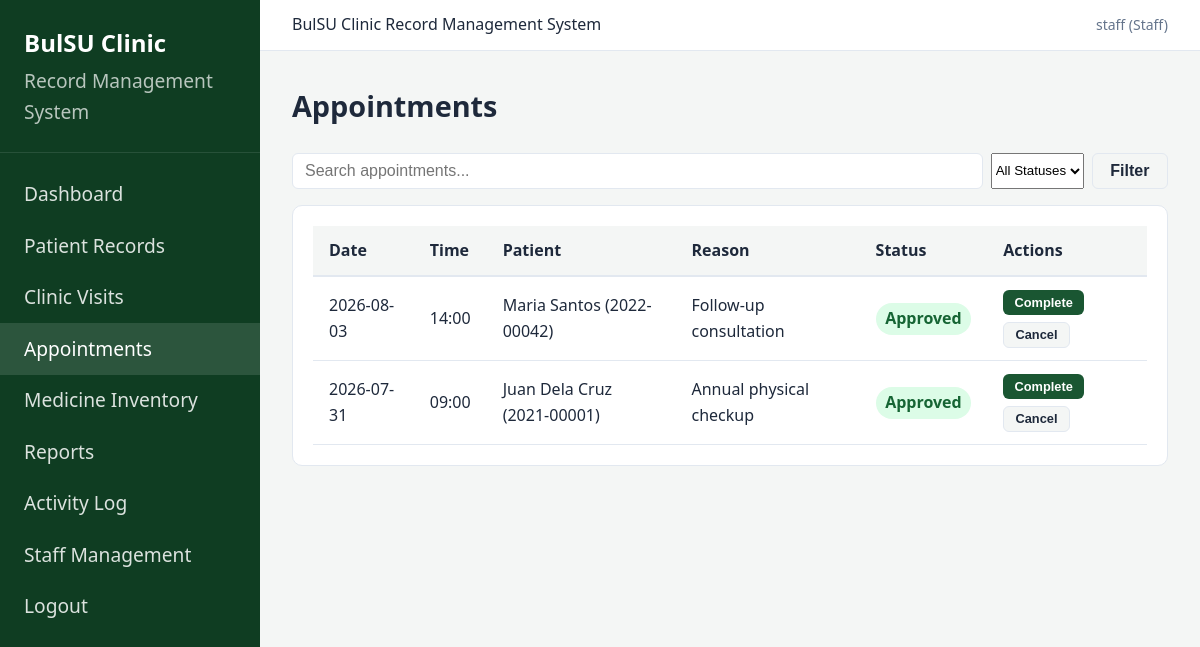
/appointments/ (signed in), run on the app's committed database.
### tables this page shows
CREATE TABLE appointments (
            id INTEGER PRIMARY KEY AUTOINCREMENT,
            patient_id INTEGER NOT NULL,
            appointment_date TEXT NOT NULL,
            appointment_time TEXT NOT NULL,
            reason TEXT NOT NULL,
            status TEXT DEFAULT 'pending' CHECK(status IN (
                'pending', 'approved', 'rejected', 'completed', 'cancelled'
            )),
            staff_notes TEXT,
            created_at TEXT DEFAULT CURRENT_TIMESTAMP,
            updated_at TEXT DEFAULT CURRENT_TIMESTAMP,
            FOREIGN KEY (patient_id) REFERENCES patients(id) ON DELETE CASCADE
        );

CREATE TABLE patients (
            id INTEGER PRIMARY KEY AUTOINCREMENT,
            user_id INTEGER UNIQUE,
            student_id TEXT UNIQUE NOT NULL,
            first_name TEXT NOT NULL,
            last_name TEXT NOT NULL,
            course TEXT,
            year_level TEXT,
            contact_number TEXT,
            emergency_contact TEXT,
            medical_history TEXT,
            allergies TEXT,
            created_at TEXT DEFAULT CURRENT_TIMESTAMP,
            updated_at TEXT DEFAULT CURRENT_TIMESTAMP,
            FOREIGN KEY (user_id) REFERENCES users(id) ON DELETE SET NULL
        );

### controllers/appointment_controller.py (the view)
@appointment_bp.route("/")
@staff_required
def list_appointments():
    search = request.args.get("search", "")
    status = request.args.get("status", "")
    appointments = AppointmentModel.get_all(search, status)
    return render_template(
        "staff/appointments/list.html",
        appointments=appointments,
        search=search,
        status=status,
    )

### models/appointment.py (called while the page is built, shortened)
    @staticmethod
    def get_all(search="", status=""):
        conn = get_db()
        query = """
            SELECT a.*, p.student_id, p.first_name, p.last_name
            FROM appointments a
            JOIN patients p ON a.patient_id = p.id
            WHERE 1=1
        """
        params = []
        if status:
            query += " AND a.status = ?"
            params.append(status)
        query += " ORDER BY a.appointment_date DESC, a.appointment_time DESC"
        rows = conn.execute(query, params).fetchall()
        conn.close()
        return [dict(row) for row in rows]

### models/database.py (called while the page is built)
def get_db():
    conn = sqlite3.connect(Config.DATABASE)
    conn.row_factory = sqlite3.Row
    conn.execute("PRAGMA foreign_keys = ON")
    return conn

### views/templates/staff/appointments/list.html (shortened to what this page needs)
{% extends "base.html" %}
{% block content %}
<div class="page-header">
    <h1>Appointments</h1>
</div>
<form class="search-bar" method="GET">
    <input type="text" name="search" value="{{ search }}" placeholder="Search appointments...">
    <select name="status">
        <option value="">All Statuses</option>
    </select>
    <button type="submit" class="btn btn-secondary">Filter</button>
</form>
<div class="card">
    <div class="table-wrap">
        <table>
            <thead>
                <tr><th>Date</th><th>Time</th><th>Patient</th><th>Reason</th><th>Status</th><th>Actions</th></tr>
            </thead>
            <tbody>
                {% for a in appointments %}
                <tr>
                    <td>{{ a.appointment_date }}</td>
                    <td>{{ a.appointment_time }}</td>
                    <td>{{ a.first_name }} {{ a.last_name }} ({{ a.student_id }})</td>
                    <td>{{ a.reason }}</td>
                    <td><span class="badge badge-{{ a.status }}">{{ a.status|capitalize }}</span></td>
                    <td>
                        <div class="btn-group">
                            {% if a.status == 'approved' %}
                            <form method="POST" action="{{ url_for('appointments.update_status', appointment_id=a.id) }}" style="display:inline;">
                                <button type="submit" class="btn btn-primary btn-sm">Complete</button>
                            </form>
                            {% endif %}
                            {% if a.status in ('pending', 'approved') %}
                            <form method="POST" action="{{ url_for('appointments.cancel_appointment', appointment_id=a.id) }}" style="display:inline;">
                                <button type="submit" class="btn btn-secondary btn-sm">Cancel</button>
                            </form>
                            {% endif %}
                        </div>
                    </td>
                </tr>
                {% else %}
                <tr><td colspan="6" class="empty-state">No appointments found.</td></tr>
                {% endfor %}
            </tbody>
        </table>
    </div>
</div>
{% endblock %}

### views/static/css/style.css (style rules this page uses)
:root { --primary: #1a5632; --primary-dark: #0f3d22; --primary-light: #2d7a4a; --accent: #c8a415; --bg: #f4f6f5; --card: #ffffff; --text: #1e293b; --muted: #64748b; --border: #e2e8f0; --danger: #dc2626; --warning: #d97706; --success: #16a34a; --info: #2563eb; }
* { box-sizing: border-box; margin: 0; padding: 0; }
body { font-family: 'Segoe UI', Tahoma, Geneva, Verdana, sans-serif; background: var(--bg); color: var(--text); line-height: 1.6; }
.page-header { margin-bottom: 1.5rem; display: flex; justify-content: space-between; align-items: center; flex-wrap: wrap; gap: 1rem; }
.page-header h1 { font-size: 1.8rem; font-weight: 700; }
.card { background: var(--card); border: 1px solid var(--border); border-radius: 10px; padding: 1.25rem; margin-bottom: 1.25rem; }
.table-wrap { overflow-x: auto; }
table { width: 100%; border-collapse: collapse; font-size: 1rem; }
thead th { background: var(--bg); padding: 0.75rem 1rem; text-align: left; font-weight: 600; border-bottom: 2px solid var(--border); white-space: nowrap; }
tbody td { padding: 0.75rem 1rem; border-bottom: 1px solid var(--border); vertical-align: middle; }
.btn { display: inline-block; padding: 0.5rem 1.1rem; border: none; border-radius: 6px; font-size: 1rem; font-weight: 600; cursor: pointer; text-decoration: none; transition: background 0.2s; }
.btn-primary { background: var(--primary); color: #fff; }
.btn-secondary { background: var(--bg); color: var(--text); border: 1px solid var(--border); }
.btn-sm { padding: 0.3rem 0.7rem; font-size: 0.8rem; }
.btn-group { display: flex; gap: 0.4rem; flex-wrap: wrap; }
.badge { display: inline-block; padding: 0.2rem 0.6rem; border-radius: 20px; font-size: 1rem; font-weight: 600; }
.badge-approved { background: #dcfce7; color: #166534; }
.search-bar { display: flex; gap: 0.5rem; margin-bottom: 1rem; }
.search-bar input { flex: 1; padding: 0.5rem 0.75rem; border: 1px solid var(--border); border-radius: 6px; font-size: 1rem; }

### data on the page
appointments: appointment_date "2026-08-03", appointment_time "14:00", first_name "Maria", last_name "Santos", student_id "2022-00042", reason "Follow-up consultation", status "Approved"
appointments: appointment_date "2026-07-31", appointment_time "09:00", first_name "Juan", last_name "Dela Cruz", student_id "2021-00001", reason "Annual physical checkup", status "Approved"

### other printed values
{{ session.get('username') }} "staff"
